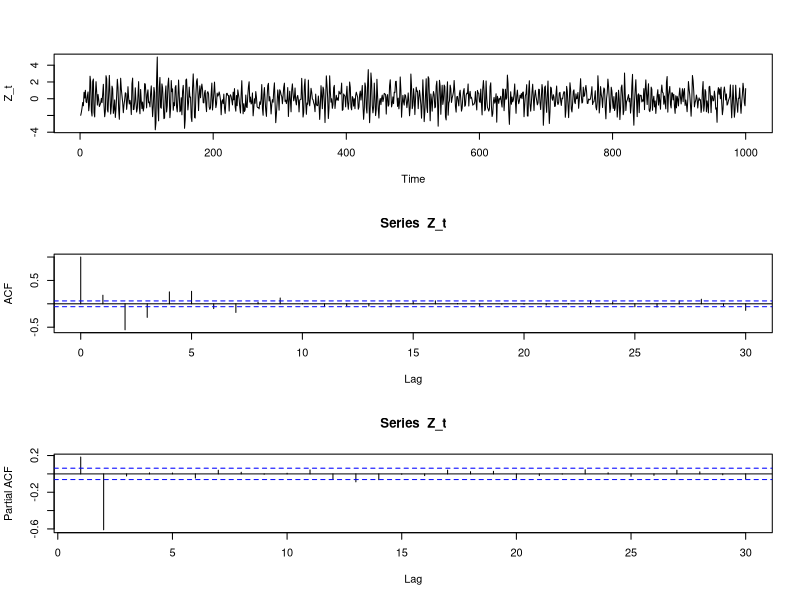

The R script that drew this image:
# Lista 1 - Exercicio 3 - item b
# Zt = 0,3Z*t−1 − 0,585*Zt−2 + at ==> AR(p), p=2 ==> AR(2)
set.seed(666)

Z_t <- arima.sim(model = list(ar = c(.3, -.585)), n = 1000)

par(mfrow=c(3,1))
ts.plot(Z_t)
ar.acf <- acf(Z_t, type = "correlation", plot = T)
ar.pacf <- acf(Z_t, type = "partial", plot = T)
